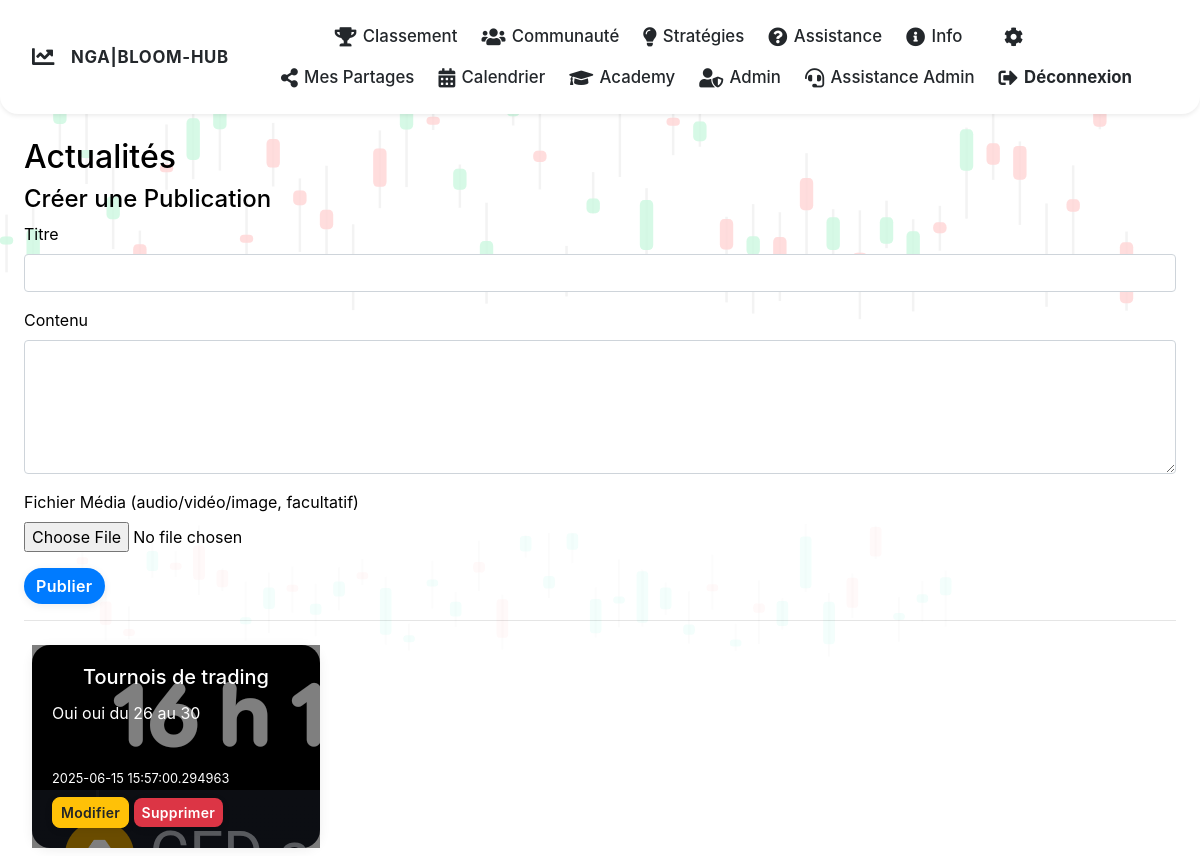
Screenshot of /info (signed in) with the database file from the repository.
### main.py (models this page shows, shortened)
class InfoPost(db.Model):
    __tablename__ = 'info_posts'
    id = db.Column(db.Integer, primary_key=True)
    titre = db.Column(db.String(100), nullable=False)
    contenu = db.Column(db.Text, nullable=False)
    media = db.Column(db.String(200), nullable=True)
    date_creation = db.Column(db.DateTime, default=datetime.utcnow)

### main.py (the view, shortened to what this page needs)
@app.route('/info', methods=['GET', 'POST'])
def info():
    if 'user_id' not in session:
        return redirect(url_for('login'))
    posts = InfoPost.query.order_by(InfoPost.id.desc()).all()
    return render_template('info.html', posts=posts)

### main.py (called while the page is built)
@app.context_processor
def inject_site_name():
    return {'site_name': 'NGA|BLOOM-HUB'}

### templates/info.html (shortened to what this page needs)
{% extends "base.html" %}
{% block content %}
<h2>Actualités</h2>
{% if session.get('is_admin') %}
  <h4>Créer une Publication</h4>
  <form method="POST" enctype="multipart/form-data">
    <div class="form-group">
      <label for="titre">Titre</label>
      <input type="text" class="form-control" name="titre" required>
    </div>
    <div class="form-group">
      <label for="contenu">Contenu</label>
      <textarea class="form-control" name="contenu" rows="5" required></textarea>
    </div>
    <div class="form-group">
      <label for="media">Fichier Média (audio/vidéo/image, facultatif)</label>
      <input type="file" class="form-control-file" name="media">
    </div>
    <button type="submit" class="btn btn-primary">Publier</button>
  </form>
  <hr>
{% endif %}
<div class="d-flex flex-wrap">
  {% if posts %}
    {% for post in posts %}
      <div class="card m-2"
        {% if post.media %}
          style="background-image: url('{{ url_for('uploaded_file', filename=post.media) }}');"
        {% endif %}
      >
        <div class="card-body">
          <h5 class="card-title">{{ post.titre }}</h5>
          <p class="card-text">{{ post.contenu }}</p>
          <small>{{ post.date_creation }}</small>
          {% if session.get('is_admin') %}
            <div class="mt-2">
              <a href="{{ url_for('edit_info', post_id=post.id) }}" class="btn btn-warning btn-sm">Modifier</a>
              <form method="POST" action="{{ url_for('delete_info', post_id=post.id) }}" style="display: inline;">
                <button type="submit" class="btn btn-danger btn-sm">Supprimer</button>
              </form>
            </div>
          {% endif %}
        </div>
      </div>
    {% endfor %}
  {% else %}
    <p>Aucune publication disponible.</p>
  {% endif %}
</div>
{% endblock %}

### static/css/style.css (style rules this page uses)
body { background: none; }
body:not(.dark-theme) { background-color: white; color: black; }
.card, .list-group-item, .table { border-radius: 18px !important; box-shadow: 0 4px 24px rgba(0,0,0,0.13), 0 1.5px 8px #007bff11; background: #23272b; color: #fff; border: none !important; transition: box-shadow 0.18s, transform 0.18s; }
body:not(.dark-theme) .card, body:not(.dark-theme) .list-group-item, body:not(.dark-theme) .table { background: #fff; color: #23272b; }
.btn, .btn-primary, .btn-success, .btn-danger { border-radius: 8px; font-weight: 600; letter-spacing: 0.02em; box-shadow: 0 2px 8px rgba(0,0,0,0.07); transition: background 0.18s, color 0.18s, box-shadow 0.18s; }
.btn-primary { background: #007bff; color: #fff; border: none; }
.btn-danger { background: #dc3545; color: #fff; border: none; }
body { background: #f8f9fa; color: #23272b; }
body .container, body .container-fluid, body .row, body .d-flex { position: relative; z-index: 1; }
.card-title { text-align: center; }
.card { border-radius: 1rem; box-shadow: 0 2px 12px rgba(0,0,0,0.07); transition: box-shadow 0.2s; }
.card-text { min-height: 48px; }
.btn-success, .btn-primary { border-radius: 20px; font-weight: 600; }

### templates/info.html (style rules this page uses)
.card { width: 18rem; position: relative; background-size: cover; }
.card-body { background: rgba(0, 0, 0, 0.5); color: white; }

### rows the page displays
InfoPost: media (picture), titre "Tournois de trading", contenu "Oui oui du 26 au 30", date_creation "2025-06-15 15:57:00.294963"

### other values shown
{{ site_name }} "NGA|BLOOM-HUB"
